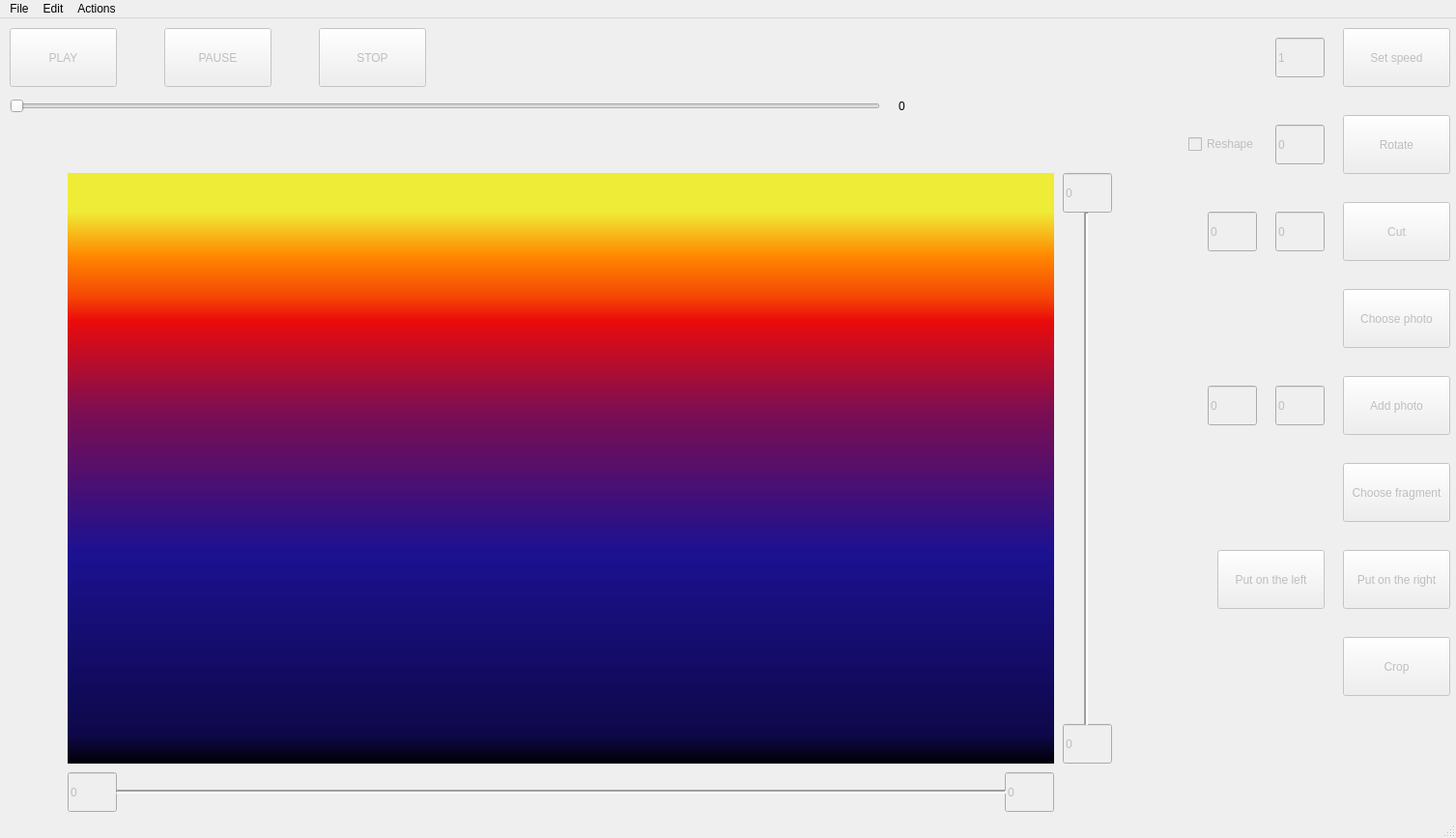
<?xml version="1.0" encoding="UTF-8"?>
<ui version="4.0">
 <class>MainWindow</class>
 <widget class="QMainWindow" name="MainWindow">
  <property name="geometry">
   <rect>
    <x>0</x>
    <y>0</y>
    <width>1507</width>
    <height>867</height>
   </rect>
  </property>
  <property name="windowTitle">
   <string>Video converter</string>
  </property>
  <widget class="QWidget" name="centralwidget">
   <widget class="QWidget" name="videoWidget" native="true">
    <property name="geometry">
     <rect>
      <x>70</x>
      <y>160</y>
      <width>1021</width>
      <height>611</height>
     </rect>
    </property>
    <property name="styleSheet">
     <string notr="true">background-color: qlineargradient(spread:pad, x1:0, y1:1, x2:0, y2:0, stop:0 rgba(0, 0, 0, 255), stop:0.05 rgba(14, 8, 73, 255), stop:0.36 rgba(28, 17, 145, 255), stop:0.6 rgba(126, 14, 81, 255), stop:0.75 rgba(234, 11, 11, 255), stop:0.79 rgba(244, 70, 5, 255), stop:0.86 rgba(255, 136, 0, 255), stop:0.935 rgba(239, 236, 55, 255));</string>
    </property>
   </widget>
   <widget class="QPushButton" name="playButton">
    <property name="enabled">
     <bool>false</bool>
    </property>
    <property name="geometry">
     <rect>
      <x>10</x>
      <y>10</y>
      <width>111</width>
      <height>61</height>
     </rect>
    </property>
    <property name="cursor">
     <cursorShape>PointingHandCursor</cursorShape>
    </property>
    <property name="text">
     <string>PLAY</string>
    </property>
   </widget>
   <widget class="QPushButton" name="pauseButton">
    <property name="enabled">
     <bool>false</bool>
    </property>
    <property name="geometry">
     <rect>
      <x>170</x>
      <y>10</y>
      <width>111</width>
      <height>61</height>
     </rect>
    </property>
    <property name="cursor">
     <cursorShape>PointingHandCursor</cursorShape>
    </property>
    <property name="text">
     <string>PAUSE</string>
    </property>
   </widget>
   <widget class="QPushButton" name="stopButton">
    <property name="enabled">
     <bool>false</bool>
    </property>
    <property name="geometry">
     <rect>
      <x>330</x>
      <y>10</y>
      <width>111</width>
      <height>61</height>
     </rect>
    </property>
    <property name="cursor">
     <cursorShape>PointingHandCursor</cursorShape>
    </property>
    <property name="text">
     <string>STOP</string>
    </property>
   </widget>
   <widget class="QPushButton" name="rotateButton">
    <property name="enabled">
     <bool>false</bool>
    </property>
    <property name="geometry">
     <rect>
      <x>1390</x>
      <y>100</y>
      <width>111</width>
      <height>61</height>
     </rect>
    </property>
    <property name="cursor">
     <cursorShape>PointingHandCursor</cursorShape>
    </property>
    <property name="text">
     <string>Rotate</string>
    </property>
   </widget>
   <widget class="QLineEdit" name="speedEdit">
    <property name="enabled">
     <bool>false</bool>
    </property>
    <property name="geometry">
     <rect>
      <x>1320</x>
      <y>20</y>
      <width>51</width>
      <height>41</height>
     </rect>
    </property>
    <property name="text">
     <string>1</string>
    </property>
   </widget>
   <widget class="QPushButton" name="speedApplyButton">
    <property name="enabled">
     <bool>false</bool>
    </property>
    <property name="geometry">
     <rect>
      <x>1390</x>
      <y>10</y>
      <width>111</width>
      <height>61</height>
     </rect>
    </property>
    <property name="cursor">
     <cursorShape>PointingHandCursor</cursorShape>
    </property>
    <property name="text">
     <string>Set speed</string>
    </property>
   </widget>
   <widget class="QLineEdit" name="rotateEdit">
    <property name="enabled">
     <bool>false</bool>
    </property>
    <property name="geometry">
     <rect>
      <x>1320</x>
      <y>110</y>
      <width>51</width>
      <height>41</height>
     </rect>
    </property>
    <property name="text">
     <string>0</string>
    </property>
   </widget>
   <widget class="QSlider" name="slider">
    <property name="geometry">
     <rect>
      <x>10</x>
      <y>80</y>
      <width>901</width>
      <height>22</height>
     </rect>
    </property>
    <property name="orientation">
     <enum>Qt::Horizontal</enum>
    </property>
   </widget>
   <widget class="QLabel" name="currentFrameLabel">
    <property name="geometry">
     <rect>
      <x>930</x>
      <y>70</y>
      <width>61</width>
      <height>41</height>
     </rect>
    </property>
    <property name="text">
     <string>0</string>
    </property>
   </widget>
   <widget class="QLineEdit" name="cutLeftBorder">
    <property name="enabled">
     <bool>false</bool>
    </property>
    <property name="geometry">
     <rect>
      <x>1250</x>
      <y>200</y>
      <width>51</width>
      <height>41</height>
     </rect>
    </property>
    <property name="text">
     <string>0</string>
    </property>
   </widget>
   <widget class="QLineEdit" name="cutRightBorder">
    <property name="enabled">
     <bool>false</bool>
    </property>
    <property name="geometry">
     <rect>
      <x>1320</x>
      <y>200</y>
      <width>51</width>
      <height>41</height>
     </rect>
    </property>
    <property name="text">
     <string>0</string>
    </property>
   </widget>
   <widget class="QPushButton" name="cutButton">
    <property name="enabled">
     <bool>false</bool>
    </property>
    <property name="geometry">
     <rect>
      <x>1390</x>
      <y>190</y>
      <width>111</width>
      <height>61</height>
     </rect>
    </property>
    <property name="cursor">
     <cursorShape>PointingHandCursor</cursorShape>
    </property>
    <property name="text">
     <string>Cut</string>
    </property>
   </widget>
   <widget class="QPushButton" name="photoChooseButton">
    <property name="enabled">
     <bool>false</bool>
    </property>
    <property name="geometry">
     <rect>
      <x>1390</x>
      <y>280</y>
      <width>111</width>
      <height>61</height>
     </rect>
    </property>
    <property name="cursor">
     <cursorShape>PointingHandCursor</cursorShape>
    </property>
    <property name="text">
     <string>Choose photo</string>
    </property>
   </widget>
   <widget class="QLineEdit" name="photoLeftBorder">
    <property name="enabled">
     <bool>false</bool>
    </property>
    <property name="geometry">
     <rect>
      <x>1250</x>
      <y>380</y>
      <width>51</width>
      <height>41</height>
     </rect>
    </property>
    <property name="text">
     <string>0</string>
    </property>
   </widget>
   <widget class="QLineEdit" name="photoRightBorder">
    <property name="enabled">
     <bool>false</bool>
    </property>
    <property name="geometry">
     <rect>
      <x>1320</x>
      <y>380</y>
      <width>51</width>
      <height>41</height>
     </rect>
    </property>
    <property name="text">
     <string>0</string>
    </property>
   </widget>
   <widget class="QLabel" name="photoLabel">
    <property name="geometry">
     <rect>
      <x>1170</x>
      <y>280</y>
      <width>201</width>
      <height>61</height>
     </rect>
    </property>
    <property name="font">
     <font>
      <pointsize>8</pointsize>
     </font>
    </property>
    <property name="text">
     <string/>
    </property>
   </widget>
   <widget class="QPushButton" name="addPhotoButton">
    <property name="enabled">
     <bool>false</bool>
    </property>
    <property name="geometry">
     <rect>
      <x>1390</x>
      <y>370</y>
      <width>111</width>
      <height>61</height>
     </rect>
    </property>
    <property name="cursor">
     <cursorShape>PointingHandCursor</cursorShape>
    </property>
    <property name="text">
     <string>Add photo</string>
    </property>
   </widget>
   <widget class="QLabel" name="fragmentLabel">
    <property name="geometry">
     <rect>
      <x>1170</x>
      <y>460</y>
      <width>201</width>
      <height>61</height>
     </rect>
    </property>
    <property name="font">
     <font>
      <pointsize>8</pointsize>
     </font>
    </property>
    <property name="autoFillBackground">
     <bool>false</bool>
    </property>
    <property name="text">
     <string/>
    </property>
   </widget>
   <widget class="QPushButton" name="fragmentChooseButton">
    <property name="enabled">
     <bool>false</bool>
    </property>
    <property name="geometry">
     <rect>
      <x>1390</x>
      <y>460</y>
      <width>111</width>
      <height>61</height>
     </rect>
    </property>
    <property name="cursor">
     <cursorShape>PointingHandCursor</cursorShape>
    </property>
    <property name="text">
     <string>Choose fragment</string>
    </property>
   </widget>
   <widget class="QPushButton" name="putOnRightButton">
    <property name="enabled">
     <bool>false</bool>
    </property>
    <property name="geometry">
     <rect>
      <x>1390</x>
      <y>550</y>
      <width>111</width>
      <height>61</height>
     </rect>
    </property>
    <property name="cursor">
     <cursorShape>PointingHandCursor</cursorShape>
    </property>
    <property name="text">
     <string>Put on the right</string>
    </property>
   </widget>
   <widget class="QPushButton" name="putOnLeftButton">
    <property name="enabled">
     <bool>false</bool>
    </property>
    <property name="geometry">
     <rect>
      <x>1260</x>
      <y>550</y>
      <width>111</width>
      <height>61</height>
     </rect>
    </property>
    <property name="cursor">
     <cursorShape>PointingHandCursor</cursorShape>
    </property>
    <property name="text">
     <string>Put on the left</string>
    </property>
   </widget>
   <widget class="QLineEdit" name="cropFirstX">
    <property name="enabled">
     <bool>false</bool>
    </property>
    <property name="geometry">
     <rect>
      <x>70</x>
      <y>780</y>
      <width>51</width>
      <height>41</height>
     </rect>
    </property>
    <property name="text">
     <string>0</string>
    </property>
   </widget>
   <widget class="QLineEdit" name="cropFirstY">
    <property name="enabled">
     <bool>false</bool>
    </property>
    <property name="geometry">
     <rect>
      <x>1100</x>
      <y>160</y>
      <width>51</width>
      <height>41</height>
     </rect>
    </property>
    <property name="text">
     <string>0</string>
    </property>
   </widget>
   <widget class="QLineEdit" name="cropSecondY">
    <property name="enabled">
     <bool>false</bool>
    </property>
    <property name="geometry">
     <rect>
      <x>1100</x>
      <y>730</y>
      <width>51</width>
      <height>41</height>
     </rect>
    </property>
    <property name="text">
     <string>0</string>
    </property>
   </widget>
   <widget class="QLineEdit" name="cropSecondX">
    <property name="enabled">
     <bool>false</bool>
    </property>
    <property name="geometry">
     <rect>
      <x>1040</x>
      <y>780</y>
      <width>51</width>
      <height>41</height>
     </rect>
    </property>
    <property name="text">
     <string>0</string>
    </property>
   </widget>
   <widget class="QPushButton" name="cropButton">
    <property name="enabled">
     <bool>false</bool>
    </property>
    <property name="geometry">
     <rect>
      <x>1390</x>
      <y>640</y>
      <width>111</width>
      <height>61</height>
     </rect>
    </property>
    <property name="cursor">
     <cursorShape>PointingHandCursor</cursorShape>
    </property>
    <property name="text">
     <string>Crop</string>
    </property>
   </widget>
   <widget class="QCheckBox" name="rotateCheckBox">
    <property name="enabled">
     <bool>false</bool>
    </property>
    <property name="geometry">
     <rect>
      <x>1230</x>
      <y>120</y>
      <width>76</width>
      <height>20</height>
     </rect>
    </property>
    <property name="text">
     <string>Reshape</string>
    </property>
   </widget>
   <widget class="Line" name="line_2">
    <property name="geometry">
     <rect>
      <x>120</x>
      <y>790</y>
      <width>921</width>
      <height>20</height>
     </rect>
    </property>
    <property name="cursor">
     <cursorShape>SizeHorCursor</cursorShape>
    </property>
    <property name="lineWidth">
     <number>2</number>
    </property>
    <property name="orientation">
     <enum>Qt::Horizontal</enum>
    </property>
   </widget>
   <widget class="Line" name="line_3">
    <property name="geometry">
     <rect>
      <x>1109</x>
      <y>200</y>
      <width>31</width>
      <height>531</height>
     </rect>
    </property>
    <property name="cursor">
     <cursorShape>SizeVerCursor</cursorShape>
    </property>
    <property name="lineWidth">
     <number>2</number>
    </property>
    <property name="orientation">
     <enum>Qt::Vertical</enum>
    </property>
   </widget>
  </widget>
  <widget class="QMenuBar" name="menubar">
   <property name="geometry">
    <rect>
     <x>0</x>
     <y>0</y>
     <width>1507</width>
     <height>22</height>
    </rect>
   </property>
   <widget class="QMenu" name="menuFile">
    <property name="title">
     <string>File</string>
    </property>
    <addaction name="actionNew_video"/>
    <addaction name="actionSave"/>
   </widget>
   <widget class="QMenu" name="menuEdit">
    <property name="title">
     <string>Edit</string>
    </property>
    <addaction name="actionUndo"/>
    <addaction name="actionRedo"/>
   </widget>
   <widget class="QMenu" name="menuActions">
    <property name="title">
     <string>Actions</string>
    </property>
    <addaction name="actionStart_writting"/>
    <addaction name="actionStop_writting"/>
    <addaction name="actionSave_2"/>
    <addaction name="separator"/>
    <addaction name="actionLoad"/>
   </widget>
   <addaction name="menuFile"/>
   <addaction name="menuEdit"/>
   <addaction name="menuActions"/>
  </widget>
  <widget class="QStatusBar" name="statusbar"/>
  <action name="actionNew_video">
   <property name="text">
    <string>New video</string>
   </property>
  </action>
  <action name="actionClose">
   <property name="text">
    <string>Close</string>
   </property>
  </action>
  <action name="actionSave">
   <property name="enabled">
    <bool>false</bool>
   </property>
   <property name="text">
    <string>Save</string>
   </property>
  </action>
  <action name="actionUndo">
   <property name="enabled">
    <bool>false</bool>
   </property>
   <property name="text">
    <string>Undo</string>
   </property>
  </action>
  <action name="actionRedo">
   <property name="enabled">
    <bool>false</bool>
   </property>
   <property name="text">
    <string>Redo</string>
   </property>
  </action>
  <action name="actionStart_writting">
   <property name="enabled">
    <bool>false</bool>
   </property>
   <property name="text">
    <string>Start writting</string>
   </property>
  </action>
  <action name="actionStop_writting">
   <property name="enabled">
    <bool>false</bool>
   </property>
   <property name="text">
    <string>Stop writting</string>
   </property>
  </action>
  <action name="actionSave_2">
   <property name="enabled">
    <bool>false</bool>
   </property>
   <property name="text">
    <string>Save</string>
   </property>
  </action>
  <action name="actionLoad">
   <property name="enabled">
    <bool>false</bool>
   </property>
   <property name="text">
    <string>Load</string>
   </property>
  </action>
 </widget>
 <resources/>
 <connections/>
</ui>
